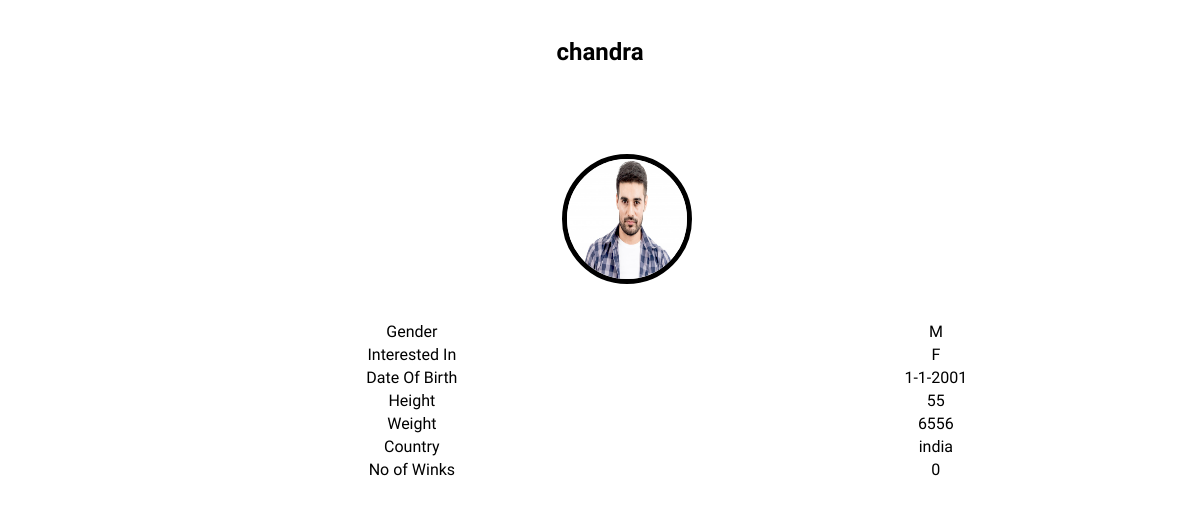
The app's page /profiledetails.php?user_id=26 with its own data.
### tables this page shows
CREATE TABLE IF NOT EXISTS `register` (
  `user_id` int(11) NOT NULL AUTO_INCREMENT,
  `name` varchar(50) NOT NULL,
  `email` varchar(100) NOT NULL,
  `notification` varchar(1) DEFAULT NULL,
  `password` varchar(100) NOT NULL,
  PRIMARY KEY (`user_id`)
);

CREATE TABLE IF NOT EXISTS `profile` (
  `user_id` int(11) NOT NULL,
  `gender` varchar(1) NOT NULL,
  `interest` varchar(1) NOT NULL,
  `dob` varchar(11) NOT NULL,
  `age` int(11) NOT NULL,
  `height` double NOT NULL,
  `weight` double NOT NULL,
  `hobbies` varchar(200) DEFAULT NULL,
  `country` varchar(20) NOT NULL,
  `image` varchar(50) NOT NULL,
  PRIMARY KEY (`user_id`)
);

### profiledetails.php (the view, shortened to what this page needs)
<?php
  $noOfWinks= 0;
if(isset($_GET['user_id']))
{
  $userId=$_GET['user_id'];
}
    require_once("db/conn.php");
    $queryStr="select r.user_id,r.name, p.gender,p.interest,p.dob,p.height,p.weight,p.hobbies,p.image, p.age, p.country from register r, profile p where r.user_id = p.user_id and r.user_id='$userId'";
    $stmtquery = $mysqli->query($queryStr);
    $path="profile_pics/";
?>
<!DOCTYPE html>
<html lang="en">
    <head>
        <link rel="stylesheet" type="text/css" href="css/stylesheet.css">
    </head>
    <body>
        <br>
        <br>
        <?php
        if($stmtquery->num_rows>0) {
        $row_users = $stmtquery->fetch_assoc();
?>
    <h2><center><?=$row_users['name']?></center></h2>
    <br>
    <br>
    <div class="memberinfo" style="text-align:center;"><a href="profile.php">
      <img src="<?=$path.$row_users['image']?>" alt="member" class="member" /></a>
<table style="text-align:center;width:100%;">
  <tr>
    <td>Gender</td>
    <td><?=$row_users['gender']?></td>
  </tr>
  <tr>
    <td>Interested In</td>
    <td><?=$row_users['interest']?></td>
  </tr>
  <tr>
    <td>Date Of Birth</td>
    <td><?=$row_users['dob']?></td>
  </tr>
  <tr>
    <td>Height</td>
    <td><?=$row_users['height']?></td>
  </tr>
  <tr>
    <td>Weight</td>
    <td><?=$row_users['weight']?></td>
  </tr>
  <tr>
    <td>Country</td>
    <td><?=$row_users['country']?></td>
  </tr>
  <tr>
    <td>No of Winks</td>
    <td><?=$noOfWinks ?></td>
  </tr>
</table>
</div>
        <?php } ?>
    </body>
</html>

### css/stylesheet.css (style rules this page uses)
* { margin: 0px 0px 0px 0px; font-family: 'Playball', cursive; }
.memberinfo { padding: 4%; padding-top:1.5%; padding-left: 8.5%; }
.member { height:10vw; width:10vw; border-radius:50%; border:black solid 5px; margin:3%; }

### records on screen
register: name "chandra", profile.image (picture), profile.gender "M", profile.interest "F", profile.dob "1-1-2001", profile.height "55", profile.weight "6556", profile.country "india"

### other values on screen
$noOfWinks "0"
